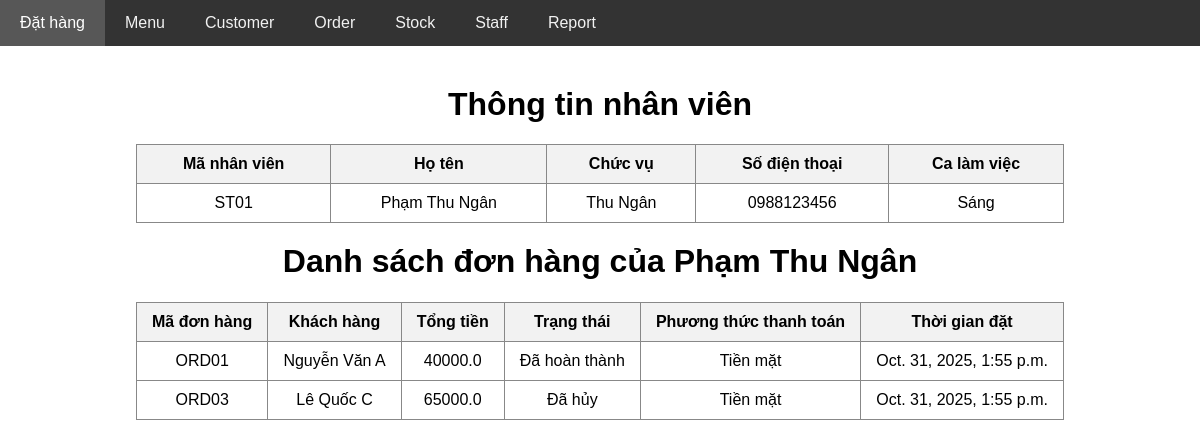
Page /core/staff/1 on the earlier database version.
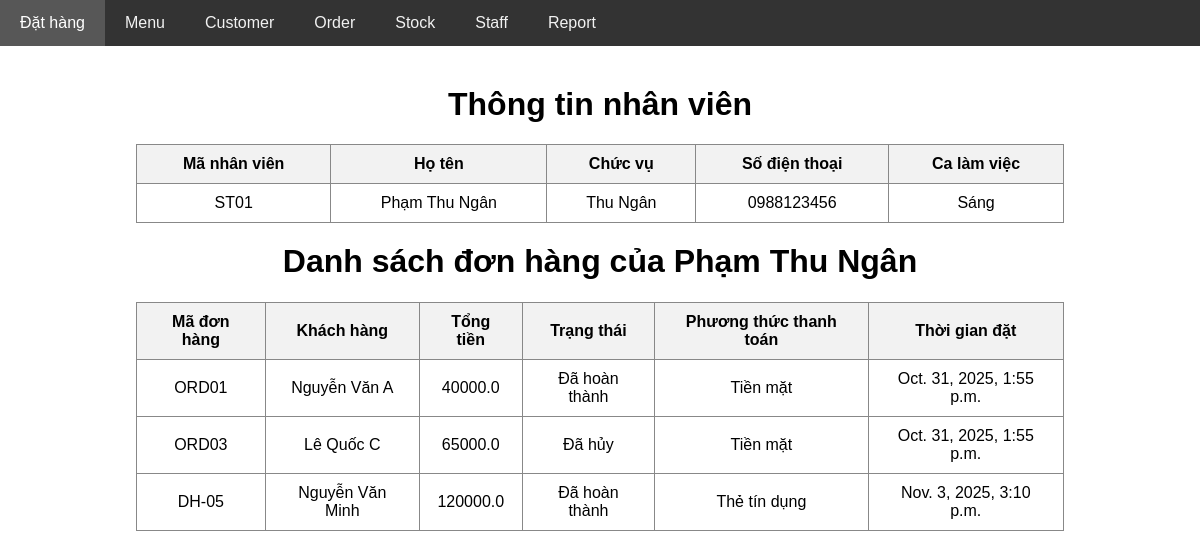
Same page on the later database version.
### core/models.py (models this page shows, shortened)
class StaffAssignment(models.Model):
    staff = models.ForeignKey(Staff, on_delete=models.CASCADE, related_name='assigned_orders')
    order = models.ForeignKey(Order, on_delete=models.CASCADE, related_name='assigned_staffs')
    def __str__(self):
        return f"{self.staff.ho_ten} được phân công cho đơn {self.order.ma_don_hang}"

class Order(models.Model):
    class TypeChoices(models.TextChoices):
        PENDING = 'Đang xử lý'
        COMPLETED = 'Đã hoàn thành'
        CANCELED = 'Đã hủy'
    ma_don_hang = models.CharField(max_length=10, unique=True)
    customer = models.ForeignKey(Customer, on_delete=models.CASCADE, related_name='customer_orders')
    thoi_gian_dat = models.DateTimeField(auto_now_add=True)
    tong_tien = models.FloatField(null=True, blank=True)
    trang_thai = models.CharField(max_length=20, choices=TypeChoices.choices)
    phuong_thuc_thanh_toan = models.CharField(max_length=20, choices=PaymentChoices.choices)

class Customer(models.Model):
    class TypeChoices(models.TextChoices):
        NORMAL = 'Normal'
        VIP = 'VIP'
        ONLINE = 'Online'
    ma_khach_hang = models.CharField(max_length=10, unique=True)
    ho_ten = models.CharField(max_length=200)
    so_dien_thoai = models.CharField(max_length=15)
    dia_chi = models.CharField(max_length=200)
    hang_thanh_vien = models.CharField(max_length=20, choices=TypeChoices.choices)

### core/views.py (the view)
# urls.py: path('staff/<int:staff_id>', views.show_staff_detail, name='show_staff_detail'),
def show_staff_detail(request, staff_id):
    staff = Staff.objects.get(id=staff_id)
    staff_assigneds = staff.assigned_orders.all()
    print(staff_assigneds)
    return render(request, 'staff/show_staff_detail.html', {
        'staff': staff,
        'staff_assigneds': staff_assigneds
    })

### core/templates/staff/show_staff_detail.html (shortened to what this page needs)
{% extends 'layout.html' %}
{% block body %}
<h1>Thông tin nhân viên</h1>
<table>
    <tr>
        <th>Mã nhân viên</th>
        <th>Họ tên</th>
        <th>Chức vụ</th>
        <th>Số điện thoại</th>
        <th>Ca làm việc</th>
    </tr>
    <tr>
        <td>{{ staff.ma_nhan_vien }}</td>
        <td>{{ staff.ho_ten }}</td>
        <td>{{ staff.chuc_vu }}</td>
        <td>{{ staff.so_dien_thoai }}</td>
        <td>{{ staff.ca_lam_viec }}</td>
    </tr>
</table>
<h1>Danh sách đơn hàng của {{ staff.ho_ten }}</h1>
<table>
    <tr>
        <th>Mã đơn hàng</th>
        <th>Khách hàng</th>
        <th>Tổng tiền</th>
        <th>Trạng thái</th>
        <th>Phương thức thanh toán</th>
        <th>Thời gian đặt</th>
    </tr>
    {% for order in staff_assigneds %}
    <tr>
        <td>{{ order.order.ma_don_hang }}</td>
        <td>{{ order.order.customer.ho_ten }}</td>
        <td>{{ order.order.tong_tien }}</td>
        <td>{{ order.order.trang_thai }}</td>
        <td>{{ order.order.phuong_thuc_thanh_toan }}</td>
        <td>{{ order.order.thoi_gian_dat }}</td>
    </tr>
    {% endfor %}
</table>
{% endblock %}

Differences in the rows shown:
added StaffAssignment: order.ma_don_hang "DH-05", order.customer.ho_ten "Nguyễn Văn Minh", order.tong_tien "120000.0", order.trang_thai "Đã hoàn thành", order.phuong_thuc_thanh_toan "Thẻ tín dụng", order.thoi_gian_dat "Nov. 3, 2025, 3:10 p.m."
